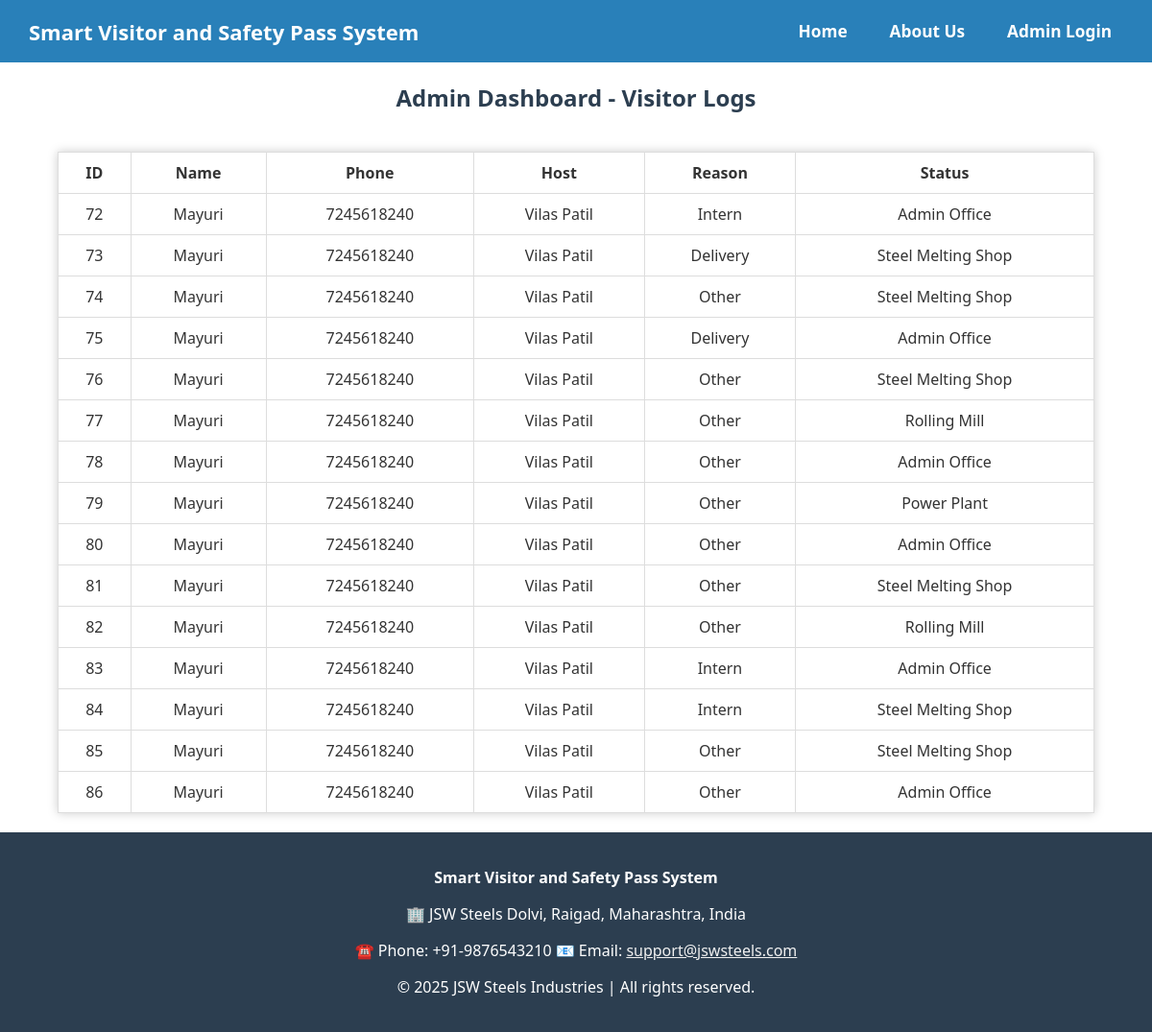
/admin, run on an earlier commit of the app's database.
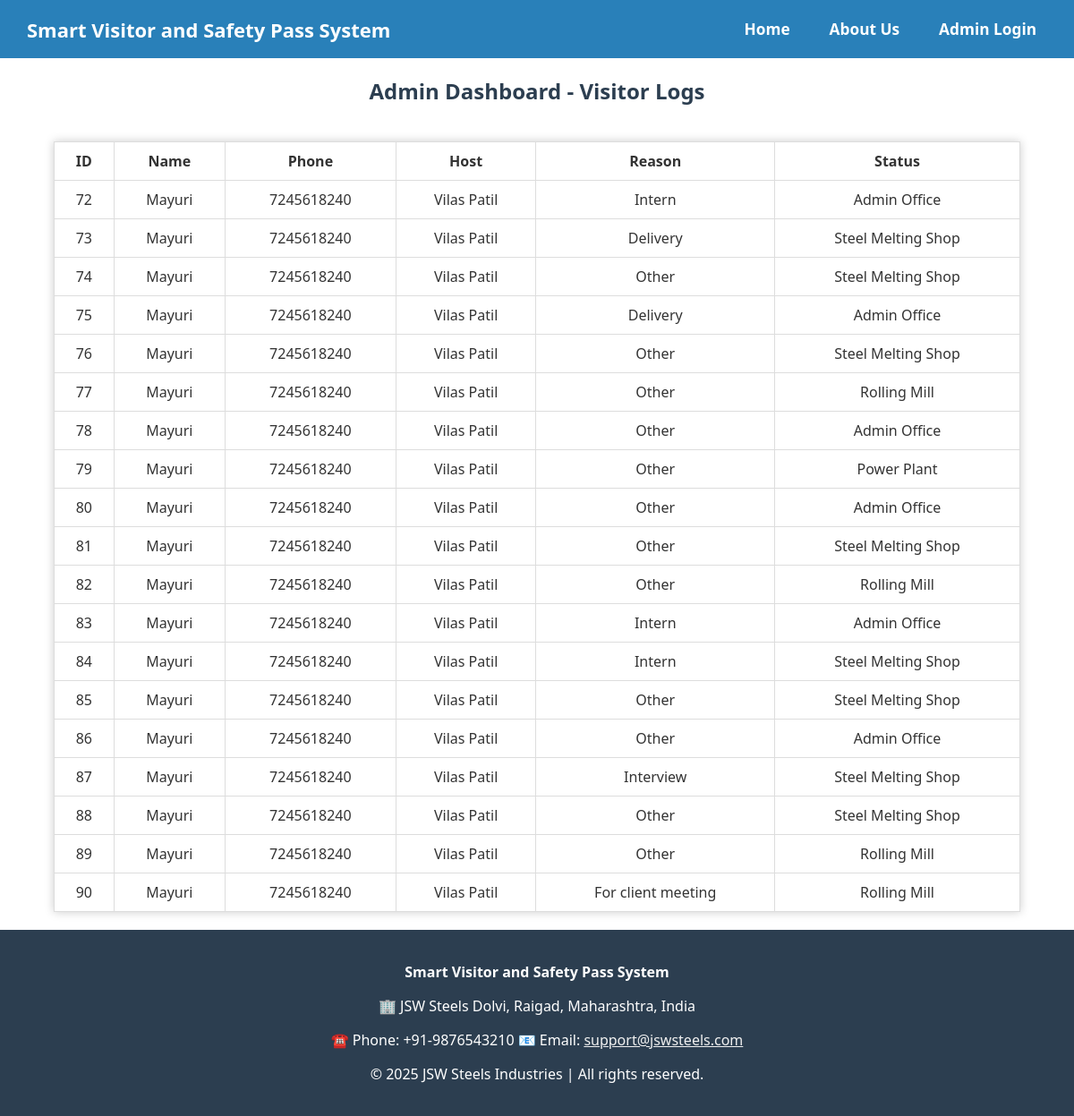
And on a later commit of the database.
### tables this page shows
CREATE TABLE visitors (
                    id INTEGER PRIMARY KEY AUTOINCREMENT,
                    name TEXT,
                    phone TEXT,
                    reason TEXT,
                    host TEXT,
                    quiz_passed INTEGER,
                    checkin_status TEXT
                , area TEXT, checkin_time TEXT, checkout_time TEXT, start_date TEXT, end_date TEXT);

### app.py (the view)
@app.route('/admin')
def admin():
    conn = sqlite3.connect(DB_NAME)
    c = conn.cursor()
    c.execute("SELECT * FROM visitors")
    visitors = c.fetchall()
    conn.close()
    return render_template('admin.html', data=visitors)

### templates/admin.html (shortened to what this page needs)
<!DOCTYPE html>
<html>
<head>
  <link rel="stylesheet" href="{{ url_for('static', filename='style.css') }}">
</head>
<body>
  {% include 'header.html' %}
<h2>Admin Dashboard - Visitor Logs</h2>
<table>
  <thead>
    <tr>
      <th>ID</th>
      <th>Name</th>
      <th>Phone</th>
      <th>Host</th>
      <th>Reason</th>
      <th>Status</th>
    </tr>
  </thead>
  <tbody>
    {% for row in data %}
    <tr>
      <td>{{ row[0] }}</td>
      <td>{{ row[1] }}</td>
      <td>{{ row[2] }}</td>
      <td>{{ row[4] }}</td>
      <td>{{ row[3] }}</td>
      <td>{{ row[7] }}</td>
    </tr>
    {% endfor %}
  </tbody>
</table>
  {% include 'footer.html' %}
</body>
</html>

### templates/header.html (shortened to what this page needs)
<!DOCTYPE html>
<html>
<head>
  <link rel="stylesheet" href="{{ url_for('static', filename='style.css') }}">
</head>
<body class="{{ body_class|default('') }}">
  <header class="navbar">
    <h1>Smart Visitor and Safety Pass System</h1>
    <div class="nav-links">
      <a href="/">Home</a>
      <a href="/about">About Us</a>
      {% if session.get('user') %}
        <form action="/logout" method="post" style="display: inline;">
          <button type="submit">Logout</button>
        </form>
      {% else %}
        <a href="/login">Admin Login</a>
      {% endif %}
    </div>
  </header>

### templates/footer.html (shortened to what this page needs)
  <footer style="background: #2c3e50; color: white; padding: 20px 0; text-align: center;">
    <div style="max-width: 800px; margin: auto;">
      <p><strong>Smart Visitor and Safety Pass System</strong></p>
      <p>
        🏢 JSW Steels Dolvi, Raigad, Maharashtra, India
      </p>
      <p>
        ☎️ Phone: +91-9876543210
        📧 Email: <a href="mailto:support@jswsteels.com" style="color: #f0f0f0;">support@jswsteels.com</a>
      </p>
      <p>
        &copy; 2025 JSW Steels Industries | All rights reserved.
      </p>
    </div>
  </footer>
</body>
</html>

### static/style.css (style rules this page uses)
body { background: #fff; color: #333; font-family: 'Segoe UI', sans-serif; margin: 0; padding: 0; min-height: 100vh; }
h2 { color: #2c3e50; text-align: center; }
table { width: 90%; margin: 20px auto; border-collapse: collapse; background-color: white; box-shadow: 0 0 10px #ccc; }
th, td { padding: 10px; border: 1px solid #ddd; text-align: center; }
body:not(.home-bg) { display: flex; flex-direction: column; min-height: 100vh; }
.nav-links { display: flex; gap: 24px; align-items: center; flex-wrap: nowrap; white-space: nowrap; }
.nav-links a, .nav-links form button { color: white; text-decoration: none; font-weight: 500; font-size: 1.08em; padding: 7px 16px; border-radius: 5px; background: none; border: none; cursor: pointer; transition: background 0.2s; display: flex; align-items: center; }

### templates/header.html (style rules this page uses)
.navbar { background-color: #2980b9; color: white; padding: 15px 30px; display: flex; justify-content: space-between; align-items: center; }
.navbar h1 { margin: 0; font-size: 22px; font-weight: bold; }
.nav-links { display: flex; gap: 20px; align-items: center; }
.nav-links a, .nav-links form button { color: white; text-decoration: none; font-weight: bold; padding: 6px 12px; border-radius: 5px; background: none; border: none; cursor: pointer; }

What changed in the data, as far as the page shows it:
added visitors: id "87", name "Mayuri", phone "7245618240", host "Vilas Patil", reason "Interview", area "Steel Melting Shop"
added visitors: id "88", name "Mayuri", phone "7245618240", host "Vilas Patil", reason "Other", area "Steel Melting Shop"
added visitors: id "89", name "Mayuri", phone "7245618240", host "Vilas Patil", reason "Other", area "Rolling Mill"
added visitors: id "90", name "Mayuri", phone "7245618240", host "Vilas Patil", reason "For client meeting", area "Rolling Mill"
